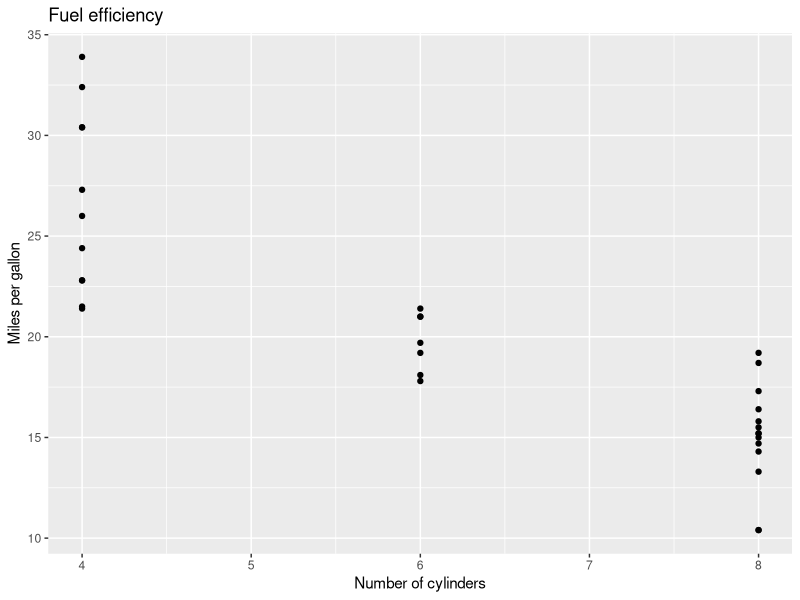

Source code (R):
# Group number: 76
# Group members: Albert Y. Kim & P.K. Subban

# 1. Load all necessary packages here
library(ggplot2)


# 2. Include the code that generates the plot of interest here and (if any) comments
# that are relevant to people who want to recreate plot

# Here I use the mtcars dataset which is built into RStudio to create a simple
# plot. Run ?mtcars in console for more details.
ggplot(data = mtcars, mapping = aes(x = cyl, y = mpg)) +
  geom_point() +
  labs(x = "Number of cylinders", y = "Miles per gallon", title = "Fuel efficiency")


# 3. Cite all external sources here:
# None for this plot.
